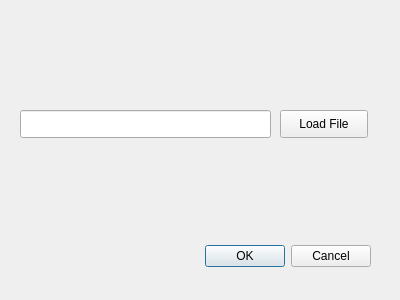
<?xml version="1.0" encoding="UTF-8"?>
<ui version="4.0">
 <class>MapFindsDialogBase</class>
 <widget class="QDialog" name="MapFindsDialogBase">
  <property name="geometry">
   <rect>
    <x>0</x>
    <y>0</y>
    <width>400</width>
    <height>300</height>
   </rect>
  </property>
  <property name="windowTitle">
   <string>Map Findings</string>
  </property>
  <widget class="QDialogButtonBox" name="button_box">
   <property name="geometry">
    <rect>
     <x>30</x>
     <y>240</y>
     <width>341</width>
     <height>32</height>
    </rect>
   </property>
   <property name="orientation">
    <enum>Qt::Horizontal</enum>
   </property>
   <property name="standardButtons">
    <set>QDialogButtonBox::Cancel|QDialogButtonBox::Ok</set>
   </property>
  </widget>
  <widget class="QPushButton" name="pushButton">
   <property name="geometry">
    <rect>
     <x>280</x>
     <y>110</y>
     <width>88</width>
     <height>28</height>
    </rect>
   </property>
   <property name="text">
    <string>Load File</string>
   </property>
  </widget>
  <widget class="QLineEdit" name="lineEdit">
   <property name="geometry">
    <rect>
     <x>20</x>
     <y>110</y>
     <width>251</width>
     <height>28</height>
    </rect>
   </property>
  </widget>
 </widget>
 <resources/>
 <connections>
  <connection>
   <sender>button_box</sender>
   <signal>accepted()</signal>
   <receiver>MapFindsDialogBase</receiver>
   <slot>accept()</slot>
   <hints>
    <hint type="sourcelabel">
     <x>20</x>
     <y>20</y>
    </hint>
    <hint type="destinationlabel">
     <x>20</x>
     <y>20</y>
    </hint>
   </hints>
  </connection>
  <connection>
   <sender>button_box</sender>
   <signal>rejected()</signal>
   <receiver>MapFindsDialogBase</receiver>
   <slot>reject()</slot>
   <hints>
    <hint type="sourcelabel">
     <x>20</x>
     <y>20</y>
    </hint>
    <hint type="destinationlabel">
     <x>20</x>
     <y>20</y>
    </hint>
   </hints>
  </connection>
 </connections>
</ui>
